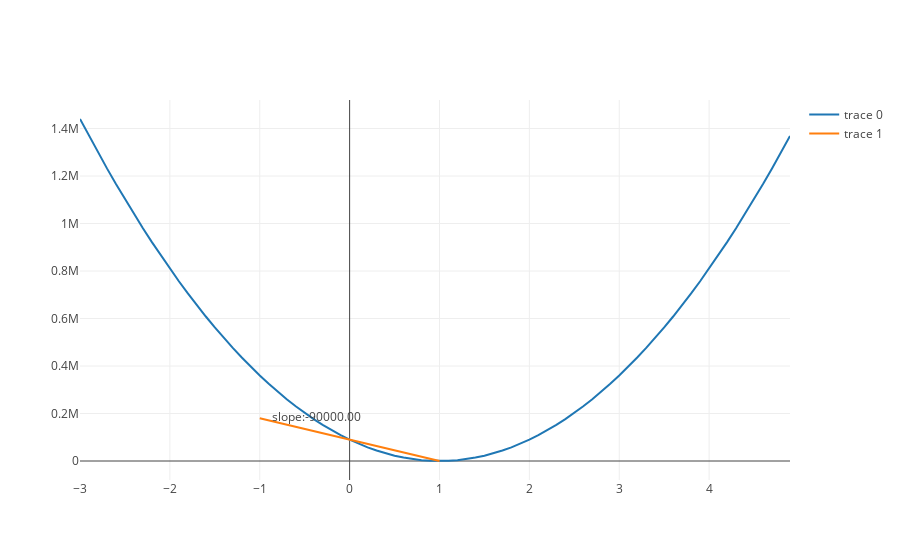

The notebook cell saved with this chart:
### Markdown cell above
Ok, sweet!  Now let's show a line with this slope where $x = 0$.

### Code cell
y_x_squared_trace = line_function_data(fake_cost_curve, x_values)
tangent_at_zero = build_tangent_line(fake_cost_curve, 0, 1, 1)
plot([y_x_squared_trace, tangent_at_zero])
